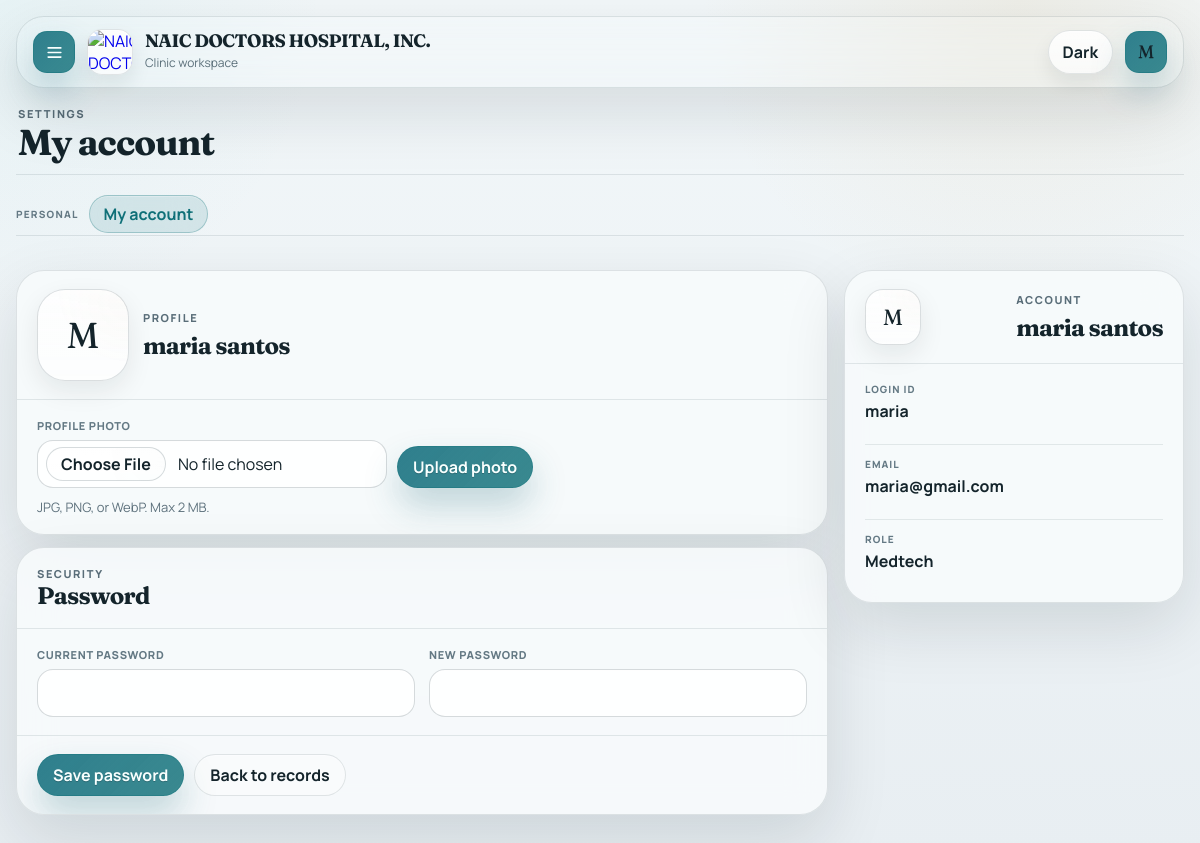
The app's page /settings/account (signed in) with its own data.
### app/naic_builder/models.py (models this page shows)
class ClinicProfile(Base):
    __tablename__ = "clinic_profiles"
    id: Mapped[int] = mapped_column(Integer, primary_key=True)
    clinic_name: Mapped[str] = mapped_column(String(255), default="")
    address: Mapped[str | None] = mapped_column(Text, nullable=True)
    contact_number: Mapped[str | None] = mapped_column(String(120), nullable=True)
    contact_email: Mapped[str | None] = mapped_column(String(255), nullable=True)
    logo_path: Mapped[str | None] = mapped_column(Text, nullable=True)
    logo_original_filename: Mapped[str | None] = mapped_column(String(255), nullable=True)
    logo_mime_type: Mapped[str | None] = mapped_column(String(120), nullable=True)
    created_at: Mapped[datetime] = mapped_column(DateTime(timezone=True), default=utc_now)
    updated_at: Mapped[datetime] = mapped_column(
        DateTime(timezone=True),
        default=utc_now,
        onupdate=utc_now,
    )

class User(Base):
    __tablename__ = "users"
    id: Mapped[int] = mapped_column(Integer, primary_key=True)
    email: Mapped[str | None] = mapped_column(String(255), nullable=True, unique=True, index=True)
    login_id: Mapped[str] = mapped_column(String(120), unique=True, index=True)
    full_name: Mapped[str] = mapped_column(String(255))
    role: Mapped[str] = mapped_column(String(40), default="medtech")
    password_hash: Mapped[str | None] = mapped_column(String(255), nullable=True)
    status: Mapped[str] = mapped_column(String(40), default="pending", index=True)
    must_change_password: Mapped[bool] = mapped_column(Boolean, default=False)
    avatar_path: Mapped[str | None] = mapped_column(Text, nullable=True)
    avatar_original_filename: Mapped[str | None] = mapped_column(String(255), nullable=True)
    avatar_mime_type: Mapped[str | None] = mapped_column(String(120), nullable=True)
    created_at: Mapped[datetime] = mapped_column(DateTime(timezone=True), default=utc_now)
    updated_at: Mapped[datetime] = mapped_column(
        DateTime(timezone=True),
        default=utc_now,
        onupdate=utc_now,
    )
    created_records: Mapped[list["Record"]] = relationship(
        back_populates="created_by_user",
        foreign_keys="Record.created_by_user_id",
    )
    updated_records: Mapped[list["Record"]] = relationship(
        back_populates="updated_by_user",
        foreign_keys="Record.updated_by_user_id",
    )

### app/naic_builder/main.py (the view)
@app.get("/settings/account", response_class=HTMLResponse)
def settings_account_page(request: Request) -> HTMLResponse:
    success_message = ""
    if request.query_params.get("saved") == "1":
        success_message = "Saved the new password."
    elif request.query_params.get("avatar_saved") == "1":
        success_message = "Updated your profile photo."
    elif request.query_params.get("avatar_removed") == "1":
        success_message = "Removed your profile photo."
    return render_change_password_page(request, success_message=success_message)

### app/naic_builder/templates/auth/change_password.html (shortened to what this page needs)
{% extends "_authenticated_shell.html" %}
{% set shell_active = "settings" %}
{% set settings_active = "account" %}
{% set must_change_password = (request.state.current_user or {}).get('must_change_password') %}
{% set current_user = request.state.current_user or {} %}
{% set user_initial = ((current_user.get('full_name') or 'U')[:1]) | upper %}
{% set account_avatar_version = (current_user.get('updated_at') or '') | urlencode %}
{% set account_avatar_url = '/settings/account/avatar?v=' ~ account_avatar_version if current_user.get('has_avatar') else '' %}
{% block extra_css %}
  <link rel="stylesheet" href="{{ url_for('static', path='library.css') }}">
  <link rel="stylesheet" href="{{ url_for('static', path='auth.css') }}">
{% endblock %}
{% block shell_eyebrow %}Settings{% endblock %}
{% block shell_title %}{{ "Change password" if must_change_password else "My account" }}{% endblock %}
{% block content %}
  <div class="auth-shell">
    {% if not must_change_password %}
      {% include "settings/_settings_nav.html" %}
    {% endif %}
    <section class="settings-utility-grid">
      <div class="settings-utility-main">
        {% if not must_change_password %}
        <section class="panel settings-utility-card account-profile-utility">
          <div class="section-head settings-utility-head settings-utility-head--identity">
            <div class="account-avatar-frame account-avatar-frame--large" aria-hidden="true">
              {% if account_avatar_url %}
              <img src="{{ account_avatar_url }}" alt="">
              {% else %}
              <span>{{ user_initial }}</span>
              {% endif %}
            </div>
            <div class="brand-copy">
              <p class="eyebrow">Profile</p>
              <h2>{{ current_user.get('full_name') or "Signed in" }}</h2>
            </div>
          </div>
          <div class="settings-utility-section">
            <div class="account-profile-actions">
              <form method="post" action="/settings/account/avatar" enctype="multipart/form-data" class="account-avatar-form">
                <label class="field-stack">
                  <span>Profile photo</span>
                  <input type="file" name="avatar_file" accept="image/png,image/jpeg,image/webp" required>
                </label>
                <button class="primary-button" type="submit">Upload photo</button>
              </form>
            </div>
            <p class="field-help">JPG, PNG, or WebP. Max 2 MB.</p>
          </div>
        </section>
        {% endif %}
        <form method="post" action="/change-password" class="panel settings-utility-card account-password-form">
          <div class="section-head settings-utility-head">
            <div>
              <p class="eyebrow">Security</p>
              <h2>Password</h2>
            </div>
          </div>
          <div class="settings-utility-section settings-utility-field-grid">
          {% if not must_change_password %}
            <label class="field-stack">
              <span>Current password</span>
              <input type="password" name="current_password" autocomplete="current-password">
            </label>
          {% endif %}
            <label class="field-stack{% if must_change_password %} settings-utility-span{% endif %}">
              <span>New password</span>
              <input type="password" name="new_password" autocomplete="new-password" required>
            </label>
          </div>
          <div class="settings-utility-actions">
            <button class="primary-button" type="submit">Save password</button>
            {% if not must_change_password %}
            <a class="ghost-button" href="/records">Back to records</a>
            {% endif %}
          </div>
        </form>
      </div>
      <aside class="panel settings-utility-card settings-utility-card--aside account-identity-card">
        <div class="section-head settings-utility-head account-identity-head">
          <div class="account-avatar-frame" aria-hidden="true">
            {% if account_avatar_url %}
            <img src="{{ account_avatar_url }}" alt="">
            {% else %}
            <span>{{ user_initial }}</span>
            {% endif %}
          </div>
          <div class="brand-copy">
            <p class="eyebrow">Account</p>
            <h2>{{ current_user.get('full_name') or "Signed in" }}</h2>
          </div>
        </div>
        <div class="settings-utility-section">
          <dl class="account-detail-list">
            <div>
              <dt>Login ID</dt>
              <dd>{{ current_user.get('login_id') or "Not set" }}</dd>
            </div>
            {% if current_user.get('email') %}
            <div>
              <dt>Email</dt>
              <dd>{{ current_user.get('email') }}</dd>
            </div>
            {% endif %}
            <div>
              <dt>Role</dt>
              <dd>{{ (current_user.get('role') or 'user') | title }}</dd>
            </div>
          </dl>
        </div>
      </aside>
    </section>
  </div>
{% endblock %}

### app/naic_builder/templates/_authenticated_shell.html (shortened to what this page needs)
{% macro shell_icon(name) -%}
  {%- if name == "menu" -%}
  <svg class="app-icon" viewBox="0 0 24 24" aria-hidden="true">
    <path d="M4.75 6.75h14.5M4.75 12h14.5M4.75 17.25h14.5" />
  </svg>
  {%- elif name == "close" -%}
  <svg class="app-icon" viewBox="0 0 24 24" aria-hidden="true">
    <path d="m7 7 10 10M17 7 7 17" />
  </svg>
  {%- elif name == "records" -%}
  <svg class="app-icon" viewBox="0 0 24 24" aria-hidden="true">
    <path d="M8.75 4.75h6.5a1.5 1.5 0 0 1 1.5 1.5v.5h.5A2.75 2.75 0 0 1 20 9.5v8A2.75 2.75 0 0 1 17.25 20H6.75A2.75 2.75 0 0 1 4 17.5v-8a2.75 2.75 0 0 1 2.75-2.75h.5v-.5a1.5 1.5 0 0 1 1.5-1.5Z" />
    <path d="M8.5 11h7M8.5 14h7M8.5 17h4.75" />
  </svg>
  {%- elif name == "forms" -%}
  <svg class="app-icon" viewBox="0 0 24 24" aria-hidden="true">
    <path d="M5.75 4.75h12.5A1.75 1.75 0 0 1 20 6.5v11a1.75 1.75 0 0 1-1.75 1.75H5.75A1.75 1.75 0 0 1 4 17.5v-11a1.75 1.75 0 0 1 1.75-1.75Z" />
    <path d="M4 9h16M9 4.75v14.5M12 12.25h4.75M12 15.75h3.25" />
  </svg>
  {%- elif name == "settings" -%}
  <svg class="app-icon" viewBox="0 0 24 24" aria-hidden="true">
    <path d="M4.5 7.25h4.25M13.25 7.25h6.25M10.75 9.75a2.5 2.5 0 1 0 0-5 2.5 2.5 0 0 0 0 5ZM4.5 16.75h6.25M15.25 16.75h4.25M13.25 19.25a2.5 2.5 0 1 0 0-5 2.5 2.5 0 0 0 0 5Z" />
  </svg>
  {%- endif -%}
{%- endmacro %}
<!doctype html>
<html lang="en">
<head>
  {% block extra_css %}{% endblock %}
  <link rel="stylesheet" href="{{ url_for('static', path='theme.css') }}">
  <link rel="stylesheet" href="{{ url_for('static', path='shell.css') }}">
</head>
<body class="app-shell-body{% if shell_variant|default('default') == 'workspace' %} app-shell-body--workspace{% endif %}" {% block body_attrs %}{% endblock %}>
  {% set clinic_profile = request.state.clinic_profile or {} %}
  {% set current_user = request.state.current_user or {} %}
  {% set active_nav = shell_active|default('records') %}
  {% set user_initial = ((current_user.get('full_name') or 'U')[:1]) | upper %}
  {% set user_avatar_version = (current_user.get('updated_at') or '') | urlencode %}
  {% set user_avatar_url = '/settings/account/avatar?v=' ~ user_avatar_version if current_user.get('has_avatar') else '' %}
  <div class="app-frame{% if shell_variant|default('default') == 'workspace' %} app-frame--workspace{% endif %}">
    <header class="app-global-header panel">
      <div class="app-global-header__lead">
        <button class="app-menu-toggle" type="button" data-shell-drawer-toggle aria-expanded="false" aria-label="Open navigation" title="Open navigation">
          {{ shell_icon("menu") }}
        </button>
        <a class="app-global-header__brand" href="/records" aria-label="{{ clinic_profile.get('clinic_name') or app_title }}">
          {% if clinic_profile.get('has_logo') %}
          <img src="/settings/clinic/logo" alt="{{ clinic_profile.get('clinic_name') or app_title }}">
          {% else %}
          <span>{{ (clinic_profile.get('clinic_name') or 'N')[:1] }}</span>
          {% endif %}
        </a>
        <div class="app-global-header__brand-copy">
          <strong>{{ clinic_profile.get('clinic_name') or app_title }}</strong>
          <span>{{ 'Builder workspace' if shell_variant|default('default') == 'workspace' else 'Clinic workspace' }}</span>
        </div>
      </div>
      <div class="app-global-header__actions">
        <button class="shell-theme-toggle shell-theme-toggle--inline" type="button" data-theme-toggle></button>
        <button class="app-account-toggle" type="button" data-shell-drawer-toggle aria-expanded="false" aria-label="Open account and navigation" title="Open account and navigation">
          {% if user_avatar_url %}
          <img src="{{ user_avatar_url }}" alt="">
          {% else %}
          <span>{{ user_initial }}</span>
          {% endif %}
        </button>
      </div>
    </header>
    <main class="app-shell-main{% if shell_variant|default('default') == 'workspace' %} app-shell-main--workspace{% endif %}">
      <section class="app-page-header panel">
        <div class="app-page-header__copy">
          <p class="eyebrow">{% block shell_eyebrow %}Workspace{% endblock %}</p>
          <h1>{% block shell_title %}{{ app_title }}{% endblock %}</h1>
        </div>
      </section>
      <section class="app-canvas{% if shell_variant|default('default') == 'workspace' %} app-canvas--workspace{% endif %}">
        {% block content %}{% endblock %}
      </section>
    </main>
  </div>
</body>
</html>

### app/naic_builder/static/library.css (style rules this page uses)
:root { --bg: #f4ede2; --panel: rgba(255, 252, 247, 0.96); --line: rgba(68, 54, 40, 0.12); --text: #30231a; --muted: #746658; --accent: #1e5d52; --warm: #c96a29; --shadow: 0 18px 38px rgba(59, 41, 20, 0.08); --radius-xl: 24px; --radius-lg: 20px; --radius-md: 16px; }
* { box-sizing: border-box; }
body { margin: 0; color: var(--text); background: radial-gradient(circle at top left, rgba(201, 106, 41, 0.12), transparent 24%), radial-gradient(circle at top right, rgba(30, 93, 82, 0.08), transparent 22%), linear-gradient(180deg, #f8f3ea, var(--bg)); font-family: var(--font-body, "Trebuchet MS", "Segoe UI", sans-serif); }
a, button, input { font: inherit; }
a { text-decoration: none; }
.panel { border: 1px solid var(--line); border-radius: var(--radius-xl); background: var(--panel); box-shadow: var(--shadow); }
.brand-copy { display: grid; gap: 6px; max-width: 640px; }
.eyebrow { margin: 0; text-transform: uppercase; letter-spacing: 0.14em; font-size: 11px; font-weight: 800; color: var(--muted); }
h1, h2, h3 { margin: 0; font-family: var(--font-heading, "Palatino Linotype", "Book Antiqua", serif); }
h1 { font-size: clamp(26px, 2.7vw, 36px); line-height: 0.98; }
h2 { font-size: 24px; }
input { width: 100%; border: 1px solid rgba(68, 54, 40, 0.18); border-radius: 18px; background: rgba(255, 255, 255, 0.9); color: var(--text); padding: 12px 14px; outline: none; }
.primary-button, .ghost-button { display: inline-flex; justify-content: center; align-items: center; gap: 8px; min-height: 40px; padding: 9px 15px; border-radius: 999px; font-weight: 700; }
.primary-button { background: var(--accent); color: #fff; }
.ghost-button { border: 1px solid var(--line); color: var(--accent); background: transparent; }

### records on screen
ClinicProfile: clinic_name "NAIC DOCTORS HOSPITAL, INC."
User: full_name "maria santos", login "maria", get "maria@gmail.com", role "Medtech"

### other values on screen
{{ user_initial }} "M"
{{ "Change password" if must_change_password else "My account" }} "My account"
